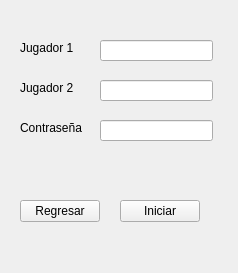
<?xml version="1.0" encoding="UTF-8"?>
<ui version="4.0">
 <class>dosIni</class>
 <widget class="QWidget" name="dosIni">
  <property name="geometry">
   <rect>
    <x>0</x>
    <y>0</y>
    <width>238</width>
    <height>273</height>
   </rect>
  </property>
  <property name="windowTitle">
   <string>Form</string>
  </property>
  <widget class="QLabel" name="label">
   <property name="geometry">
    <rect>
     <x>20</x>
     <y>40</y>
     <width>61</width>
     <height>16</height>
    </rect>
   </property>
   <property name="text">
    <string>Jugador 1</string>
   </property>
  </widget>
  <widget class="QLabel" name="label_2">
   <property name="geometry">
    <rect>
     <x>20</x>
     <y>80</y>
     <width>61</width>
     <height>16</height>
    </rect>
   </property>
   <property name="text">
    <string>Jugador 2</string>
   </property>
  </widget>
  <widget class="QLabel" name="label_3">
   <property name="geometry">
    <rect>
     <x>20</x>
     <y>120</y>
     <width>71</width>
     <height>16</height>
    </rect>
   </property>
   <property name="text">
    <string>Contraseña</string>
   </property>
  </widget>
  <widget class="QLineEdit" name="JugUno">
   <property name="geometry">
    <rect>
     <x>100</x>
     <y>40</y>
     <width>113</width>
     <height>21</height>
    </rect>
   </property>
  </widget>
  <widget class="QLineEdit" name="JugDos">
   <property name="geometry">
    <rect>
     <x>100</x>
     <y>80</y>
     <width>113</width>
     <height>21</height>
    </rect>
   </property>
  </widget>
  <widget class="QLineEdit" name="Contra">
   <property name="geometry">
    <rect>
     <x>100</x>
     <y>120</y>
     <width>113</width>
     <height>21</height>
    </rect>
   </property>
  </widget>
  <widget class="QPushButton" name="RegresarButton">
   <property name="geometry">
    <rect>
     <x>20</x>
     <y>200</y>
     <width>80</width>
     <height>22</height>
    </rect>
   </property>
   <property name="text">
    <string>Regresar</string>
   </property>
  </widget>
  <widget class="QPushButton" name="IniciarButton">
   <property name="geometry">
    <rect>
     <x>120</x>
     <y>200</y>
     <width>80</width>
     <height>22</height>
    </rect>
   </property>
   <property name="text">
    <string>Iniciar</string>
   </property>
  </widget>
 </widget>
 <resources/>
 <connections/>
</ui>
